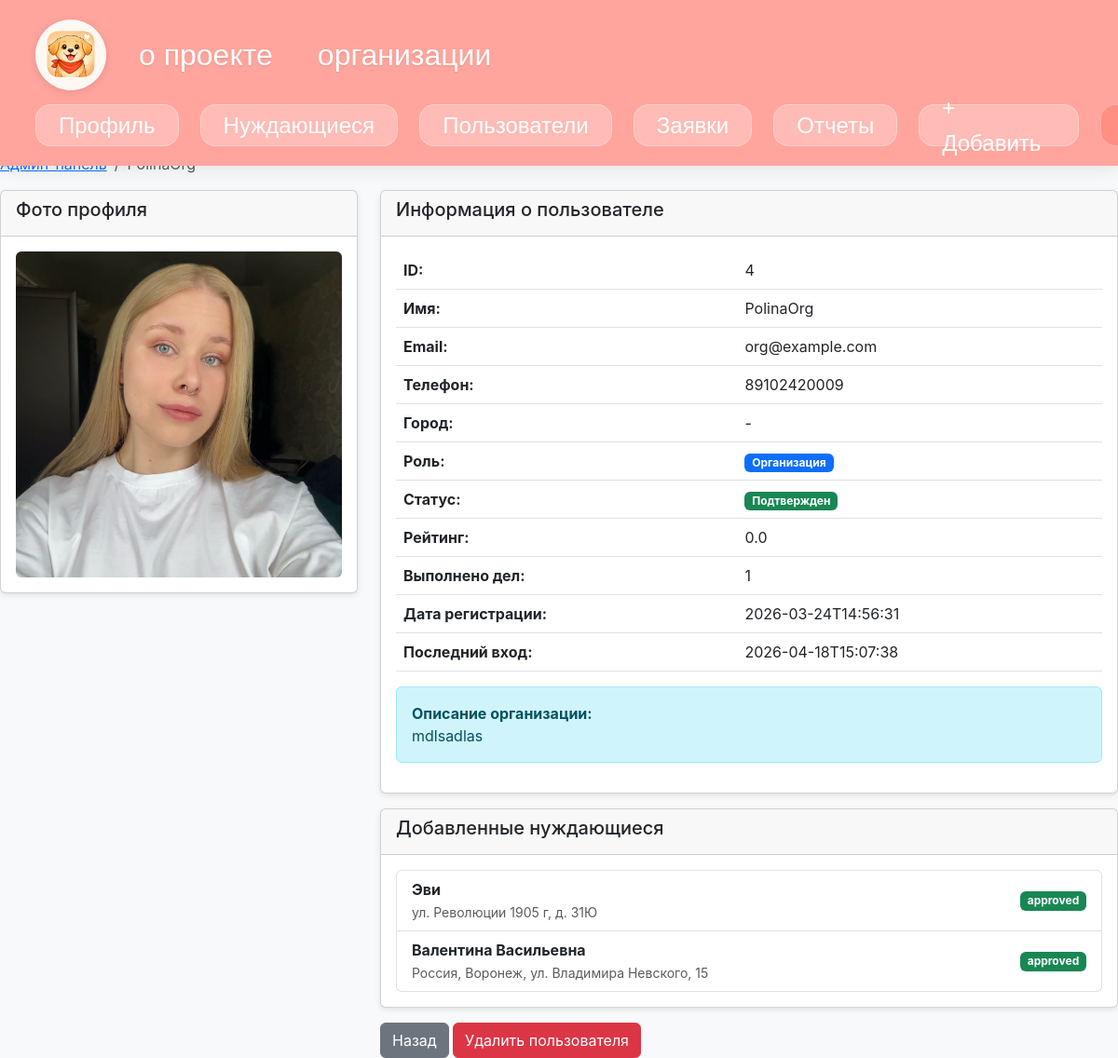
Before: /admin/user/4 (signed in) with the older database file.
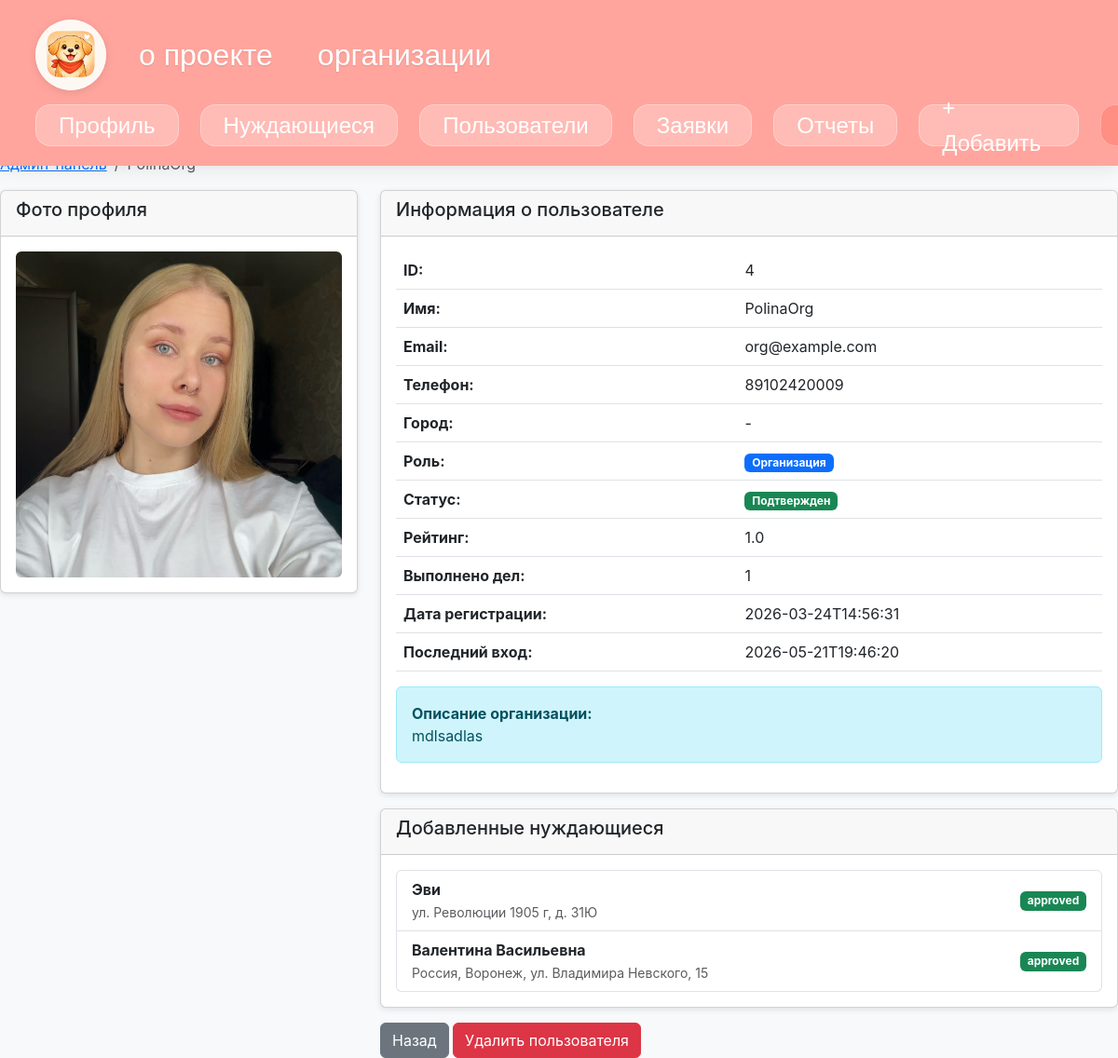
After: the same page with the newer database file.
### tables this page shows
CREATE TABLE users (id INTEGER PRIMARY KEY AUTOINCREMENT UNIQUE NOT NULL, name TEXT NOT NULL, email TEXT UNIQUE NOT NULL, password TEXT UNIQUE NOT NULL, photo TEXT, role TEXT NOT NULL, is_verified INTEGER DEFAULT (0), rating REAL DEFAULT (0), completed_tasks INTEGER DEFAULT (0), organization_name TEXT, organization_description TEXT, created_at TEXT, last_login TEXT, phone TEXT UNIQUE);

### app.py (the view)
@app.route('/admin/user/<int:user_id>')
def admin_user_detail(user_id):
    if 'user_id' not in session:
        return redirect(url_for('login'))
    with sqlite3.connect(DB_NAME) as conn:
        c = conn.cursor()
        c.execute('SELECT role FROM users WHERE id = ?', (session['user_id'],))
        admin_role = c.fetchone()
        if not admin_role or admin_role[0] != 'admin':
            flash('Доступ запрещен')
            return redirect(url_for('index'))
        c.execute('''SELECT id, name, email, phone, role, is_verified, rating,
                            completed_tasks, photo, created_at, last_login,
                            organization_description
                     FROM users WHERE id = ?''', (user_id,))
        user_data = c.fetchone()
        if not user_data:
            flash('Пользователь не найден')
            return redirect(url_for('admin_users'))
        user = {
            'id': user_data[0],
            'name': user_data[1],
            'email': user_data[2],
            'phone': user_data[3],
            'role': user_data[4],
            'is_verified': user_data[5],
            'rating': user_data[6],
            'completed_tasks': user_data[7],
            'photo': user_data[8],
            'created_at': user_data[9],
            'last_login': user_data[10],
            'organization_description': user_data[11]
        }
        needies = []
        if user['role'] == 'organization':
            c.execute('''SELECT id, name, address, status
                         FROM needies
                         WHERE organization_id = ?
                         ORDER BY created_at DESC''', (user_id,))
            needies_data = c.fetchall()
            for n in needies_data:
                needies.append({
                    'id': n[0],
                    'name': n[1],
                    'address': n[2],
                    'status': n[3]
                })
        return render_template('admin/user_detail.html', user=user, needies=needies)

### templates/admin/user_detail.html (shortened to what the changed rows need)
{% extends "layout.html" %}
{% block content %}
<div class="mt-4">
    <div class="row">
        <div class="col-md-8">
            <div class="card mb-3">
                <div class="card-body">
                    <table class="table">
                        <tr>
                            <th>ID:</th>
                            <td>{{ user.id }}</td>
                        </tr>
                        <tr>
                            <th>Имя:</th>
                            <td>{{ user.name }}</td>
                        </tr>
                        <tr>
                            <th>Email:</th>
                            <td>{{ user.email }}</td>
                        </tr>
                        <tr>
                            <th>Телефон:</th>
                            <td>{{ user.phone or '-' }}</td>
                        </tr>
                        <tr>
                            <th>Город:</th>
                        </tr>
                        <tr>
                            <th>Роль:</th>
                        </tr>
                        <tr>
                            <th>Статус:</th>
                        </tr>
                        <tr>
                            <th>Рейтинг:</th>
                            <td>{{ "%.1f"|format(user.rating) }}</td>
                        </tr>
                        <tr>
                            <th>Выполнено дел:</th>
                            <td>{{ user.completed_tasks }}</td>
                        </tr>
                        <tr>
                            <th>Дата регистрации:</th>
                            <td>{{ user.created_at[:19] if user.created_at else '-' }}</td>
                        </tr>
                        <tr>
                            <th>Последний вход:</th>
                            <td>{{ user.last_login[:19] if user.last_login else '-' }}</td>
                        </tr>
                    </table>
                    {% if user.role == 'organization' and user.organization_description %}
                        <div class="alert alert-info">
                            <strong>Описание организации:</strong><br>
                            {{ user.organization_description }}
                        </div>
                    {% endif %}
                </div>
            </div>
        </div>
    </div>
</div>
{% endblock %}

Changed rows visible on the page:
changed users "PolinaOrg": rating "0.0" → "1.0"; last_login "2026-04-18T15:07:38" → "2026-05-21T19:46:20"
